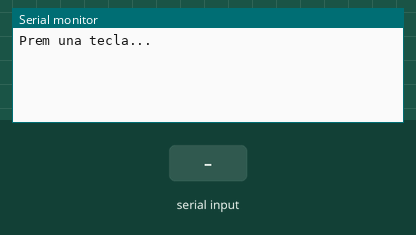
The sketch below on a simulated Arduino Uno, built with avr-gcc and run on an emulated ATmega328P. Parts: the last lines printed to the serial monitor. Inputs (shaded band) come from the test bench.

Above: at 1.2 s.
1.3 s: "1\n" received over Serial
At 1.8 s:
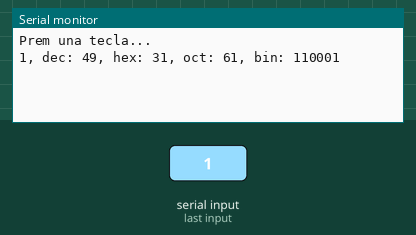
2.8 s: byte 10 ('\n') received over Serial
At 4.0 s:
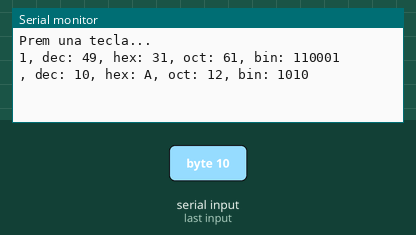
4.3 s: "0\n" received over Serial
At 5.3 s:
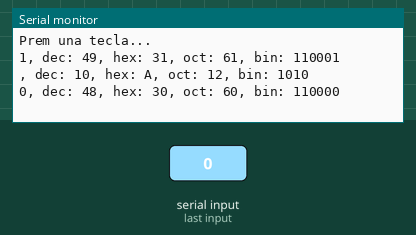

Measured:
- after the input at 1.3 s, the serial monitor: prints a new line at once (image 1)
- after the input at 2.8 s, the serial monitor: prints a new line at once (image 2)
- after the input at 4.3 s, the serial monitor: prints a new line at once (image 3)

The sketch:

character_communication.ino
```cpp
/*************************************************************************
**                                                                      **
**                             Serial                                   **
**                             Number communication                     **
**                                                                      **
**  ADAM LAAOUAJ                                            07/02/2017  **
*************************************************************************/

//***************************** INCLUDE **********************************

//***************************** VARIABLES ********************************
int thisByte;
int thatByte = 33;     // you can also write ASCII characters in single quotes.
// ex: '!' is the same as 33, so you could also use this: int thatByte = '!';


//***************************** SETUP ************************************
void setup() {
  Serial.begin(9600);    //Initialize serial and wait for port to open:
  Serial.println("Prem una tecla..."); // prints title with ending line break
}

//***************************** LOOP *************************************
void loop() {
  while (Serial.available() > 0) { // see if there's incoming serial data:
    thisByte = thatByte;
    thatByte = Serial.read();
    if (thatByte == '\n') {// look for the newline. Is the end of your sentence:
      Serial.write(thisByte);

      Serial.print(", dec: ");
      Serial.print(thisByte);
      Serial.print(", hex: ");
      Serial.print(thisByte, HEX);
      Serial.print(", oct: ");
      Serial.print(thisByte, OCT);
      Serial.print(", bin: ");
      Serial.println(thisByte, BIN);
    }
  }
}
```
